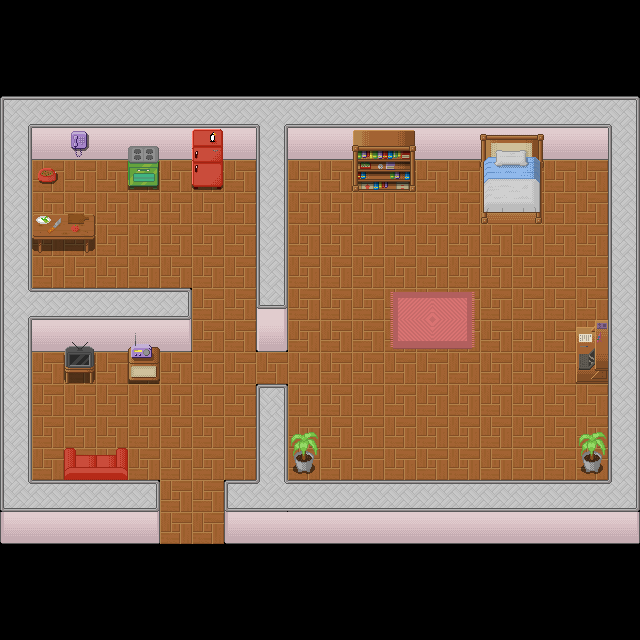

Below is a game level as drawn by its tile map, then a one-line description and the .tmx that defines it (tile-layer data replaced by summaries):
An orthogonal 20x20 tile map with 32x32 px tiles, 4 tile layers (Terreno, Objetos2, Objetos, Colisao).

<map version="1.10" tiledversion="1.12.1" orientation="orthogonal" renderorder="right-down" width="20" height="20" tilewidth="32" tileheight="32" infinite="0" nextlayerid="5" nextobjectid="1">
 <tileset firstgid="1" name="tileset1" tilewidth="32" tileheight="32" tilecount="570" columns="15">
  <image source="tileset1.png" width="480" height="1216" />
  <tile id="1">
   <properties>
    <property name="obstacle" value="1" />
   </properties>
  </tile>
  <tile id="7">
   <properties>
    <property name="destination" value="world1.tmx" />
    <property name="target_x" value="47" />
    <property name="target_y" value="33" />
   </properties>
  </tile>
 </tileset>
 <layer id="1" name="Terreno" width="20" height="20">
  <data>[400 cells, 280 non-empty, 18 distinct tile ids]</data>
 </layer>
 <layer id="2" name="Objetos2" width="20" height="20">
  <data>[400 cells, 0 non-empty, 0 distinct tile ids]</data>
 </layer>
 <layer id="3" name="Objetos" width="20" height="20">
  <data>[400 cells, 38 non-empty, 36 distinct tile ids]</data>
 </layer>
 <layer id="4" name="Colisao" width="20" height="20" opacity="0">
  <data>[400 cells, 400 non-empty, 3 distinct tile ids]</data>
 </layer>
</map>
